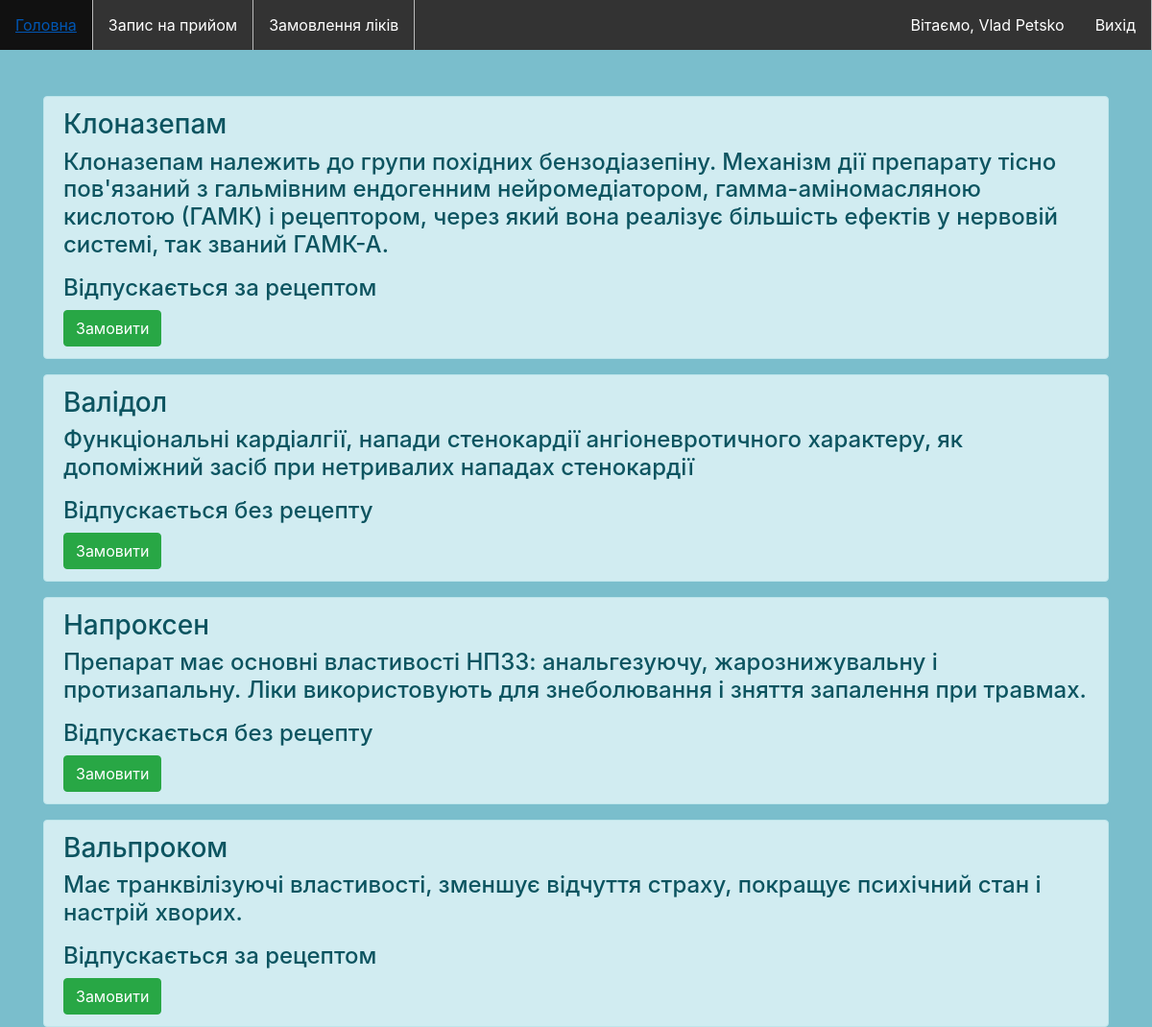
The app's page /medical/ (signed in) with its own data.
### Questionnaire/apps/mainApp/models.py (models this page shows, shortened)
class User(AbstractUser):
    role = models.PositiveSmallIntegerField(choices=ROLES, default=1)

class Medical(models.Model):
    name = models.TextField('Назва')
    description = models.TextField('Опис')
    reception = models.BooleanField('Рецептурний препарат')
    class Meta:
        verbose_name = 'Ліки'
        verbose_name_plural = 'Ліки'

### Questionnaire/apps/mainApp/views.py (the view)
# urls.py: path('medical/', views.medical, name='medical'),
def medical(request):
    medicals = Medical.objects.all()
    context = {'medicals': medicals}
    return render(request, 'medicals.html', context)

### Questionnaire/templates/medicals.html (shortened to what this page needs)
{%  extends 'base.html' %}
{% block content %}
<div class="container mt-5">
  {% if medicals %}
    {% for medical in medicals %}
  <div  class="alert alert-info mt2">
     <h3>{{medical.name}}</h3>
      <h4>{{medical.description|linebreaks}}</h4>
      {% if medical.reception %}
        <h4>Відпускається за рецептом</h4>
      {% else %}
        <h4>Відпускається без рецепту</h4>
      {% endif %}
      <a href="{% url 'order' medical.name %}" class="btn btn-success">Замовити</a>
  </div>
    {% endfor %}
{% endif %}
</div>
{% endblock %}

### Questionnaire/templates/base.html (shortened to what this page needs)
<!DOCTYPE html>
<html lang = "ru">
  <head>
    <link rel="stylesheet" href="https://stackpath.bootstrapcdn.com/bootstrap/4.1.3/css/bootstrap.min.css">
    <link rel="stylesheet" href="https://use.fontawesome.com/releases/v5.6.1/css/all.css">
      {% load static %}
	<link rel="stylesheet" type="text/css" href="{% static 'index/css/style.css' %}">
  </head>
<body>
<ul>
  <li class="active"><a href="{% url 'index' %}">Головна</a></li></li>
    {% if user.role == 2 %}
            <li><a href="{% url 'add_appointment' %}">Запис на прийом</a></li>
            <li><a href="{% url 'medical' %}">Замовлення ліків</a></li>
    {% endif %}
    <li  style="float:right" st><a href="{% url 'logout' %}">Вихід</a></li>
  <li class="usrName">Вітаємо, {{request.user.get_full_name}}</li>
</ul>
  {% block content %}
  {% endblock %}
</body>
</html>

### Questionnaire/templates/base.html (style rules this page uses)
body, html { margin: 0; padding: 0; height: 100%; background: #7abecc !important; }
ul { list-style-type: none; margin: 0; padding: 0; overflow: hidden; background-color: #333; }
li { float: left; border-right:1px solid #bbb; }
li:last-child { border-right: none; }
li a { display: block; color: white; text-align: center; padding: 14px 16px; text-decoration: none; }
.active { background-color: #4CAF50; }
.usrName { float:right; vertical-align:5px; color:white; display: block; text-align: center; padding: 14px 16px; }

### records on screen
User: user.get_full_name "Vlad Petsko"
Medical: name "Клоназепам", description "Клоназепам належить до групи похідних бензодіазепіну. Механізм дії препарату тісно пов'язаний з гальмівним ендогенним нейромедіатором, гамма-аміномасляною кислотою (ГАМК) і рецептором, через який вона реалізує більшість ефектів у нервовій системі, так званий ГАМК-А.", reception "Відпускається за рецептом"
Medical: name "Валідол", description "Функціональні кардіалгії, напади стенокардії ангіоневротичного характеру, як допоміжний засіб при нетривалих нападах стенокардії", reception "Відпускається без рецепту"
Medical: name "Напроксен", description "Препарат має основні властивості НПЗЗ: анальгезуючу, жарознижувальну і протизапальну. Ліки використовують для знеболювання і зняття запалення при травмах.", reception "Відпускається без рецепту"
Medical: name "Вальпроком", description "Має транквілізуючі властивості, зменшує відчуття страху, покращує психічний стан і настрій хворих.", reception "Відпускається за рецептом"
